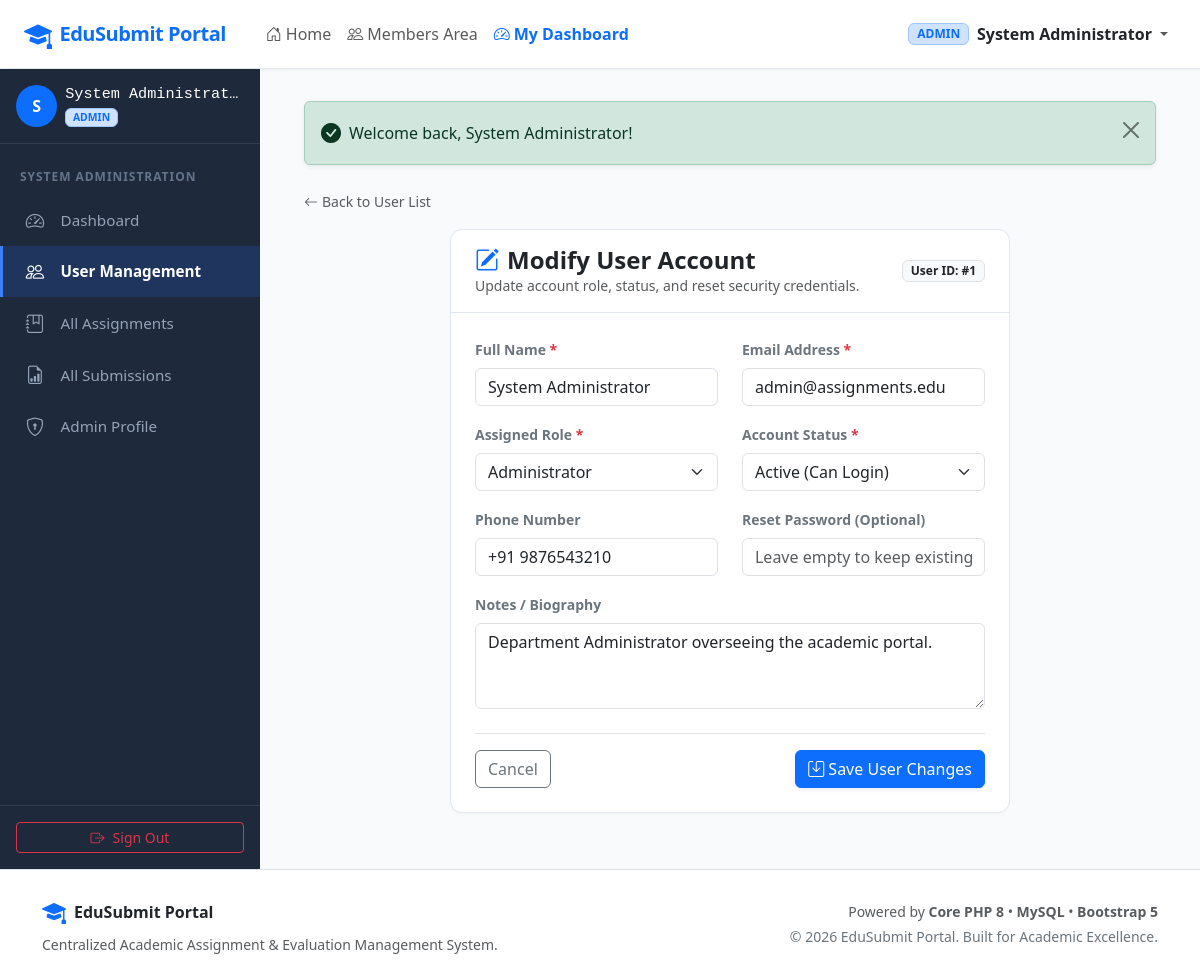
/admin/edit_user.php?id=1 (signed in), run on the app's committed database.
### tables this page shows
CREATE TABLE `users` (
  `id` INT UNSIGNED AUTO_INCREMENT PRIMARY KEY,
  `name` VARCHAR(100) NOT NULL,
  `email` VARCHAR(150) NOT NULL UNIQUE,
  `password` VARCHAR(255) NOT NULL,
  `role` ENUM('admin', 'teacher', 'student') NOT NULL DEFAULT 'student',
  `phone` VARCHAR(20) DEFAULT NULL,
  `bio` TEXT DEFAULT NULL,
  `avatar` VARCHAR(255) DEFAULT NULL,
  `status` ENUM('active', 'inactive') NOT NULL DEFAULT 'active',
  `created_at` TIMESTAMP DEFAULT CURRENT_TIMESTAMP,
  `updated_at` TIMESTAMP DEFAULT CURRENT_TIMESTAMP ON UPDATE CURRENT_TIMESTAMP,
  INDEX `idx_users_role` (`role`),
  INDEX `idx_users_email` (`email`)
);

### admin/edit_user.php (the view, shortened to what this page needs)
<?php
require_once __DIR__ . '/../config/config.php';
$targetUserId = (int)($_GET['id'] ?? ($_POST['id'] ?? 0));
$pdo = getDBConnection();
$stmt = $pdo->prepare("SELECT * FROM users WHERE id = :id LIMIT 1");
$stmt->execute(['id' => $targetUserId]);
$targetUser = $stmt->fetch();
$name = $targetUser['name'];
$email = $targetUser['email'];
$status = $targetUser['status'];
$phone = $targetUser['phone'] ?? '';
$bio = $targetUser['bio'] ?? '';
require_once __DIR__ . '/../includes/header.php';
?>
<div class="dashboard-wrapper">
    <?php require_once __DIR__ . '/../includes/sidebar.php'; ?>
    <main class="main-content">
        <div class="container-fluid">
            <?php echo renderFlashMessages(); ?>
            <div class="mb-3">
                <a href="<?php echo BASE_URL; ?>/admin/users.php" class="text-decoration-none text-muted small">
                    <i class="bi bi-arrow-left me-1"></i>Back to User List
                </a>
            </div>
            <div class="row justify-content-center">
                <div class="col-lg-8">
                    <div class="custom-card">
                        <div class="custom-card-header">
                            <div>
                                <h4 class="fw-bold text-dark mb-0"><i class="bi bi-pencil-square me-2 text-primary"></i>Modify User Account</h4>
                                <p class="text-muted small mb-0">Update account role, status, and reset security credentials.</p>
                            </div>
                            <span class="badge bg-light text-dark border">User ID: #<?php echo (int)$targetUserId; ?></span>
                        </div>
                        <div class="custom-card-body">
                            <form method="POST" action="<?php echo e($_SERVER['PHP_SELF']); ?>?id=<?php echo (int)$targetUserId; ?>">
                                <div class="row mb-3">
                                    <div class="col-md-6">
                                        <label for="name" class="form-label small fw-semibold text-secondary">Full Name <span class="text-danger">*</span></label>
                                        <input type="text" class="form-control" id="name" name="name" value="<?php echo e($name); ?>" required>
                                    </div>
                                    <div class="col-md-6">
                                        <label for="email" class="form-label small fw-semibold text-secondary">Email Address <span class="text-danger">*</span></label>
                                        <input type="email" class="form-control" id="email" name="email" value="<?php echo e($email); ?>" required>
                                    </div>
                                </div>
                                <div class="row mb-3">
                                    <div class="col-md-6">
                                        <label for="role" class="form-label small fw-semibold text-secondary">Assigned Role <span class="text-danger">*</span></label>
                                        <select class="form-select" id="role" name="role" required>
                                            <option value="admin" <?php echo $role === 'admin' ? 'selected' : ''; ?>>Administrator</option>
                                        </select>
                                    </div>
                                    <div class="col-md-6">
                                        <label for="status" class="form-label small fw-semibold text-secondary">Account Status <span class="text-danger">*</span></label>
                                        <select class="form-select" id="status" name="status" required>
                                            <option value="active" <?php echo $status === 'active' ? 'selected' : ''; ?>>Active (Can Login)</option>
                                        </select>
                                    </div>
                                </div>
                                <div class="row mb-3">
                                    <div class="col-md-6">
                                        <label for="phone" class="form-label small fw-semibold text-secondary">Phone Number</label>
                                        <input type="tel" class="form-control" id="phone" name="phone" value="<?php echo e($phone); ?>" placeholder="+91 ...">
                                    </div>
                                    <div class="col-md-6">
                                        <label for="new_password" class="form-label small fw-semibold text-secondary">Reset Password (Optional)</label>
                                        <input type="password" class="form-control" id="new_password" name="new_password" placeholder="Leave empty to keep existing password">
                                    </div>
                                </div>
                                <div class="mb-4">
                                    <label for="bio" class="form-label small fw-semibold text-secondary">Notes / Biography</label>
                                    <textarea class="form-control" id="bio" name="bio" rows="3"><?php echo e($bio); ?></textarea>
                                </div>
                                <div class="d-flex justify-content-between align-items-center border-top pt-3">
                                    <a href="<?php echo BASE_URL; ?>/admin/users.php" class="btn btn-outline-secondary">
                                        Cancel
                                    </a>
                                    <button type="submit" class="btn btn-primary shadow-sm">
                                        <i class="bi bi-save me-1"></i>Save User Changes
                                    </button>
                                </div>
                            </form>
                        </div>
                    </div>
                </div>
            </div>
        </div>
    </main>
</div>
<?php require_once __DIR__ . '/../includes/footer.php'; ?>

### includes/header.php (shortened to what this page needs)
<?php
require_once __DIR__ . '/../config/config.php';
$user = currentUser();
?>
<!DOCTYPE html>
<html lang="en">
<head>
    <link href="https://cdn.jsdelivr.net/npm/bootstrap@5.3.3/dist/css/bootstrap.min.css" rel="stylesheet">
    <link rel="stylesheet" href="https://cdn.jsdelivr.net/npm/bootstrap-icons@1.11.3/font/bootstrap-icons.min.css">
    <link rel="stylesheet" href="<?php echo BASE_URL; ?>/assets/css/style.css">
</head>
<body>
<nav class="navbar navbar-expand-lg portal-navbar sticky-top">
    <div class="container-fluid px-4">
        <a class="navbar-brand text-primary d-flex align-items-center" href="<?php echo BASE_URL; ?>/index.php">
            <i class="bi bi-mortarboard-fill fs-3 me-2"></i>
            <span class="fw-bold tracking-tight"><?php echo APP_NAME; ?></span>
        </a>
        <div class="collapse navbar-collapse" id="navbarContent">
            <ul class="navbar-nav me-auto mb-2 mb-lg-0 ms-lg-3">
                <li class="nav-item">
                    <a class="nav-link <?php echo basename($_SERVER['SCRIPT_NAME']) === 'index.php' ? 'active fw-bold' : ''; ?>" href="<?php echo BASE_URL; ?>/index.php">
                        <i class="bi bi-house-door me-1"></i>Home
                    </a>
                </li>
                <li class="nav-item">
                    <a class="nav-link <?php echo basename($_SERVER['SCRIPT_NAME']) === 'members.php' ? 'active fw-bold' : ''; ?>" href="<?php echo BASE_URL; ?>/members.php">
                        <i class="bi bi-people me-1"></i>Members Area
                    </a>
                </li>
                <?php if ($user): ?>
                    <?php
                        $dashUrl = match ($user['role']) {
                            'admin'   => BASE_URL . '/admin/dashboard.php',
                            'teacher' => BASE_URL . '/teacher/dashboard.php',
                            'student' => BASE_URL . '/student/dashboard.php',
                            default   => BASE_URL . '/index.php',
                        };
                    ?>
                    <li class="nav-item">
                        <a class="nav-link text-primary fw-semibold" href="<?php echo $dashUrl; ?>">
                            <i class="bi bi-speedometer2 me-1"></i>My Dashboard
                        </a>
                    </li>
                <?php endif; ?>
            </ul>
            <ul class="navbar-nav ms-auto mb-2 mb-lg-0 align-items-lg-center">
                <?php if ($user): ?>
                    <li class="nav-item dropdown">
                        <a class="nav-link dropdown-toggle d-flex align-items-center" href="#" role="button" data-bs-toggle="dropdown" aria-expanded="false">
                            <span class="badge bg-primary-subtle text-primary border border-primary-subtle me-2 text-uppercase">
                                <?php echo e($user['role']); ?>
                            </span>
                            <span class="fw-semibold text-dark me-1"><?php echo e($user['name']); ?></span>
                        </a>
                    </li>
                <?php endif; ?>
            </ul>
        </div>
    </div>
</nav>

### includes/sidebar.php (shortened to what this page needs)
<?php
require_once __DIR__ . '/../config/config.php';
$user = currentUser();
$currentScript = basename($_SERVER['SCRIPT_NAME'] ?? '');
$role = strtolower($user['role'] ?? '');
?>
<aside class="sidebar">
    <div class="px-3 pb-3 mb-2 border-bottom border-secondary border-opacity-25">
        <div class="d-flex align-items-center">
            <div class="bg-primary text-white rounded-circle d-flex align-items-center justify-content-center me-2" style="width: 42px; height: 42px; font-weight: 600;">
                <?php echo strtoupper(substr($user['name'] ?? 'U', 0, 1)); ?>
            </div>
            <div class="overflow-hidden">
                <h6 class="text-white mb-0 text-truncate font-monospace" style="font-size: 0.95rem;">
                    <?php echo e($user['name'] ?? 'User'); ?>
                </h6>
                <span class="badge bg-primary-subtle text-primary border border-primary-subtle text-uppercase" style="font-size: 0.65rem;">
                    <?php echo e($role); ?>
                </span>
            </div>
        </div>
    </div>
    <nav class="nav flex-column mb-auto">
        <?php if ($role === 'student'): ?>
            <div class="sidebar-heading">Student Portal</div>
            <a class="nav-link <?php echo $currentScript === 'dashboard.php' ? 'active' : ''; ?>" href="<?php echo BASE_URL; ?>/student/dashboard.php">
                <i class="bi bi-speedometer2"></i>Dashboard
            </a>
            <a class="nav-link <?php echo in_array($currentScript, ['assignments.php', 'assignment_details.php', 'submit.php']) ? 'active' : ''; ?>" href="<?php echo BASE_URL; ?>/student/assignments.php">
                <i class="bi bi-journal-text"></i>Browse Assignments
            </a>
            <a class="nav-link <?php echo $currentScript === 'submissions.php' ? 'active' : ''; ?>" href="<?php echo BASE_URL; ?>/student/submissions.php">
                <i class="bi bi-cloud-arrow-up"></i>My Submissions
            </a>
            <a class="nav-link <?php echo $currentScript === 'profile.php' ? 'active' : ''; ?>" href="<?php echo BASE_URL; ?>/student/profile.php">
                <i class="bi bi-person-gear"></i>My Profile
            </a>
        <?php elseif ($role === 'admin'): ?>
            <div class="sidebar-heading">System Administration</div>
            <a class="nav-link <?php echo $currentScript === 'dashboard.php' ? 'active' : ''; ?>" href="<?php echo BASE_URL; ?>/admin/dashboard.php">
                <i class="bi bi-speedometer2"></i>Dashboard
            </a>
            <a class="nav-link <?php echo in_array($currentScript, ['users.php', 'edit_user.php']) ? 'active' : ''; ?>" href="<?php echo BASE_URL; ?>/admin/users.php">
                <i class="bi bi-people"></i>User Management
            </a>
            <a class="nav-link <?php echo $currentScript === 'assignments.php' ? 'active' : ''; ?>" href="<?php echo BASE_URL; ?>/admin/assignments.php">
                <i class="bi bi-journal-bookmark"></i>All Assignments
            </a>
            <a class="nav-link <?php echo in_array($currentScript, ['submissions.php', 'update_status.php']) ? 'active' : ''; ?>" href="<?php echo BASE_URL; ?>/admin/submissions.php">
                <i class="bi bi-file-earmark-bar-graph"></i>All Submissions
            </a>
            <a class="nav-link <?php echo $currentScript === 'profile.php' ? 'active' : ''; ?>" href="<?php echo BASE_URL; ?>/admin/profile.php">
                <i class="bi bi-shield-lock"></i>Admin Profile
            </a>
        <?php endif; ?>
    </nav>
    <div class="p-3 border-top border-secondary border-opacity-25 mt-auto">
        <a href="<?php echo BASE_URL; ?>/logout.php" class="btn btn-outline-danger btn-sm w-100 d-flex align-items-center justify-content-center">
            <i class="bi bi-box-arrow-right me-2"></i>Sign Out
        </a>
    </div>
</aside>

### assets/css/style.css (style rules this page uses)
:root { --primary-color: #2563eb; --primary-hover: #1d4ed8; --secondary-color: #475569; --dark-bg: #0f172a; --sidebar-bg: #1e293b; --sidebar-active: #3b82f6; --content-bg: #f8fafc; --card-border: #e2e8f0; }
body { background-color: var(--content-bg); font-family: 'Segoe UI', system-ui, -apple-system, sans-serif; color: #1e293b; min-height: 100vh; display: flex; flex-direction: column; }
.navbar-brand { font-weight: 700; letter-spacing: -0.5px; }
.portal-navbar { background: #ffffff; border-bottom: 1px solid var(--card-border); box-shadow: 0 1px 3px rgba(0,0,0,0.05); }
.dashboard-wrapper { display: flex; flex: 1; min-height: calc(100vh - 65px); }
.sidebar { width: 260px; background-color: var(--sidebar-bg); color: #f1f5f9; flex-shrink: 0; padding-top: 1rem; display: flex; flex-direction: column; transition: all 0.3s ease; }
.sidebar .nav-link { color: #94a3b8; padding: 0.75rem 1.25rem; font-size: 0.95rem; font-weight: 500; display: flex; align-items: center; border-left: 3px solid transparent; transition: all 0.2s ease; }
.sidebar .nav-link i { font-size: 1.15rem; margin-right: 0.85rem; width: 24px; text-align: center; }
.sidebar .nav-link.active { color: #ffffff; background-color: rgba(37, 99, 235, 0.2); border-left-color: var(--sidebar-active); font-weight: 600; }
.sidebar-heading { text-transform: uppercase; font-size: 0.75rem; letter-spacing: 0.08em; color: #64748b; padding: 1rem 1.25rem 0.5rem; font-weight: 700; }
.main-content { flex: 1; padding: 2rem; overflow-y: auto; background-color: var(--content-bg); }
.custom-card { background: #ffffff; border-radius: 12px; border: 1px solid var(--card-border); box-shadow: 0 1px 3px rgba(0,0,0,0.03); margin-bottom: 1.5rem; }
.custom-card-header { background-color: transparent; border-bottom: 1px solid var(--card-border); padding: 1rem 1.5rem; display: flex; align-items: center; justify-content: space-between; }
.custom-card-body { padding: 1.5rem; }

### data on the page
users: role "ADMIN", name "System Administrator", name "S", name "System Administrat…", email "admin@assignments.edu", role "Administrator", status "Active (Can Login)", phone "+91 9876543210", bio "Department Administrator overseeing the academic portal."

### other printed values
APP_NAME "EduSubmit Portal"
$targetUserId "1"
